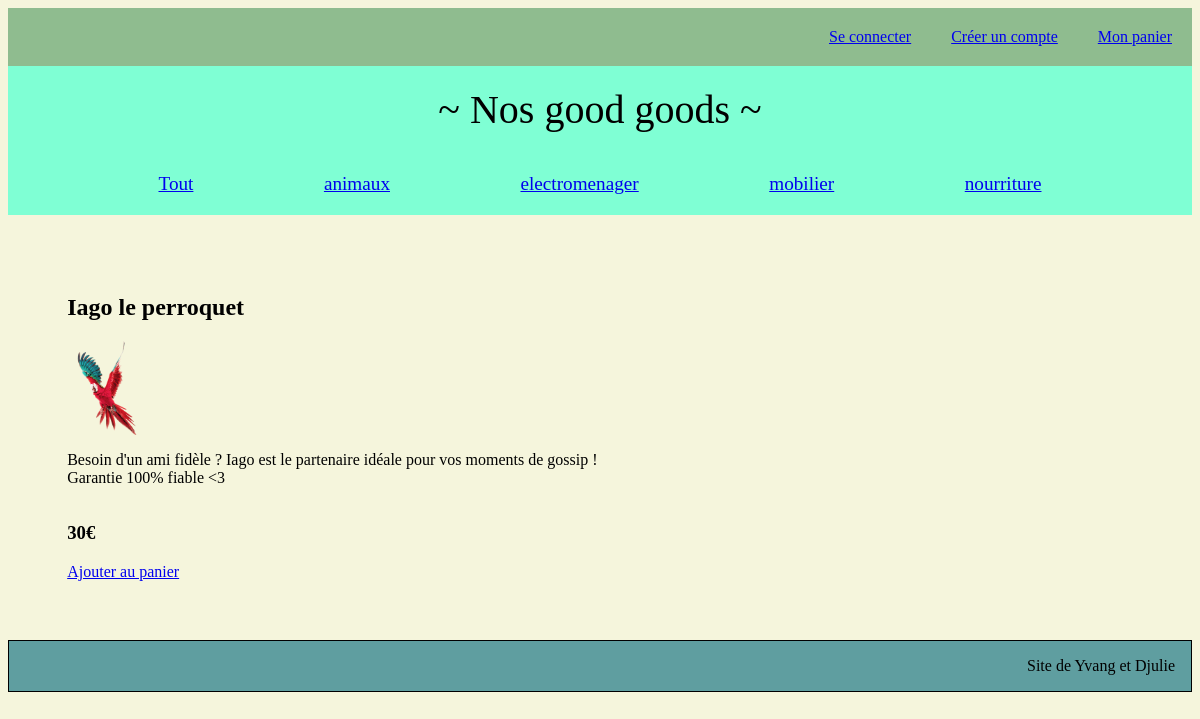
The page /indexx.php?action=readAll&controller=ControllerProduit&action=readAll&categorie=animaux on the database its author committed.
### tables this page shows
CREATE TABLE `categories` (
  `nomCategorie` varchar(32) NOT NULL
);

CREATE TABLE `produits` (
  `idProduit` int(11) NOT NULL,
  `nom` varchar(32) NOT NULL,
  `prix` int(11) NOT NULL,
  `description` varchar(250) NOT NULL,
  `nomCategorie` varchar(32) DEFAULT NULL
);

### controller/ControllerProduit.php (called while the page is built, shortened)
<?php
require_once(File::build_path(array("model", "ModelProduit.php")));
class ControllerProduit {
    public static function readAll($categorie = NULL) {
        if ($categorie == NULL){$tab_p = ModelProduit::getAllProduits();}
        else {$tab_p = ModelProduit::getProduitsParCategorie($categorie);}
        require(File::build_path(array("view", "view.php")));
    }
}

### indexx.php (called while the page is built, shortened)
<?php
require_once File::build_path(array('controller', 'routeur.php'));

### model/Model.php (called while the page is built, shortened)
<?php
require_once(File::build_path(array("config", "Configuration.php")));
class Model {
    private static $pdo = NULL;
    public static function init()
    {
        $login = Configuration::getLogin();
        $hostname = Configuration::getHostname();
        $database_name = Configuration::getDatabase();
        $password = Configuration::getPassword();
        try {
            self::$pdo = new PDO("mysql:host=$hostname;dbname=$database_name", $login, $password,
                array(PDO::MYSQL_ATTR_INIT_COMMAND => "SET NAMES utf8"));
            self::$pdo->setAttribute(PDO::ATTR_ERRMODE, PDO::ERRMODE_EXCEPTION);
        } catch (PDOException $e) {
            if (Configuration::getDebug()) {
                echo $e->getMessage();
                echo "erreur juste la";
            } else {
                echo 'Une erreur est survenue <a href=""> retour a la page d\'accueil </a>';
            }
            die();
        }
    }
    static public function getPDO()
    {
        return self::$pdo;
    }
}
?>

### model/ModelProduit.php (called while the page is built, shortened)
<?php
require_once(File::build_path(array("model", "Model.php")));
class ModelProduit
{
    private $idProduit;
    private $nom;
    private $prix;
    private $description;
    public static function getProduitsParCategorie($categorie){
        $rep = Model::getPDO()->query("SELECT * FROM produits WHERE nomCategorie = '$categorie'");
        $rep->setFetchMode(PDO::FETCH_CLASS, 'ModelProduit');
        return $rep->fetchAll();
    }
    public static function getAllCategories(){
        $rep = Model::getPDO()->query("SELECT * FROM categories");
        return $rep->fetchAll();
    }
    public function getIdProduit()
    {
        return $this->idProduit;
    }
    public function getNom()
    {
        return $this->nom;
    }
    public function getPrix()
    {
        return $this->prix;
    }
    public function getDescription()
    {
        return $this->description;
    }
}

### config/Configuration.php (called while the page is built, shortened)
<?php
class Configuration
{
    static private $databases = array(
        'hostname' => 'webinfo',
        'database' => 'nussbaumerj',
        'login' => 'nussbaumerj',
        'password' => '7092021'
    );
    static public function getLogin()
    {
        return self::$databases['login'];
    }
    static public function getHostname()
    {
        return self::$databases['hostname'];
    }
    static public function getDatabase()
    {
        return self::$databases['database'];
    }
    static public function getPassword()
    {
        return self::$databases['password'];
    }
}

### view/view.php (the view, shortened to what this page needs)
<!DOCTYPE html>
<html>
<head>
    <link rel="stylesheet" href="view/style.css">
</head>
<header>
    <div class="session">
        <?php
        if (!isset($_SESSION['utilisateur'])) {
            echo "<a href='indexx.php?action=formConnexion&controller=ControllerUtilisateur'>Se connecter</a>";
            echo "<a href='indexx.php?action=formCreationCompte&controller=ControllerUtilisateur'>Créer un compte</a>";
        }
        echo "<a href='indexx.php?action=voirPanier&controller=ControllerPanier'>Mon panier</a>";
        ?>
    </div>
    <div class="nom_site">~ Nos good goods ~</div>
    <div class="categories">
        <a href='indexx.php?'>Tout</a>
        <?php
        $tab_categorie = ModelProduit::getAllCategories();
        foreach ($tab_categorie as $categorie) {
            $categorie = $categorie['nomCategorie'];
            echo "<a href='indexx.php?action=readAll&controller=ControllerProduit&action=readAll&categorie=$categorie'> $categorie </a>";
        }
        ?>
    </div>
</header>
<body>
<?php
$filepath = File::build_path(array("view", "$view.php"));
require $filepath;
?>
</body>
<footer>
    <p>
        Site de Yvang et Djulie
    </p>
</footer>
</html>

### view/produits.php
<?php
echo "<div class='cadre'>";
foreach ($tab_p as $p) {
    $source = "img/".$p->getIdProduit().'.png';
    echo "<div class='produit'>
                    <h2>" . $p->getNom() . "</h2>
                    <img class='gif' style='width:15%' src='" . $source . "'>
                    <p>" . $p->getDescription() . "</p>
                    <h3>" . $p->getPrix() . "€</h3>
                    <a href='indexx.php?action=majPanierAjout&controller=ControllerPanier&id=" . $p->getIdProduit() . "&view=produits'>Ajouter au panier</a>
             </div>";
}
echo "</div>";
?>

### view/style.css (style rules this page uses)
header { display: flex; flex-direction: column; background-color: aquamarine; }
.session { size: 50px; display: flex; justify-content: flex-end; background-color: darkseagreen; font-size: 100%; }
.session>a { margin: 20px; }
.nom_site { display: flex; justify-content: center; font-size: 250%; margin: 20px; }
.categories { font-size: 120%; display: flex; justify-content: space-evenly; margin: 20px; }
body { background-color: beige; display: flex; flex-direction: column; }
.cadre { display: flex; flex-wrap: wrap; margin: 5%; align-content: space-around; }
.produit { display: flex; flex-direction: column; flex-basis: 50%; }
footer { background-color: cadetblue; border: 1px solid black; text-align:right; padding-right:1em; }

### rows shown on the page
categories: nomCategorie "animaux"
categories: nomCategorie "electromenager"
categories: nomCategorie "mobilier"
categories: nomCategorie "nourriture"
produits: nom "Iago le perroquet", description "Besoin d'un ami fidèle ? Iago est le partenaire idéale pour vos moments de gossip ! Garantie 100% fiable <3", prix "30"
